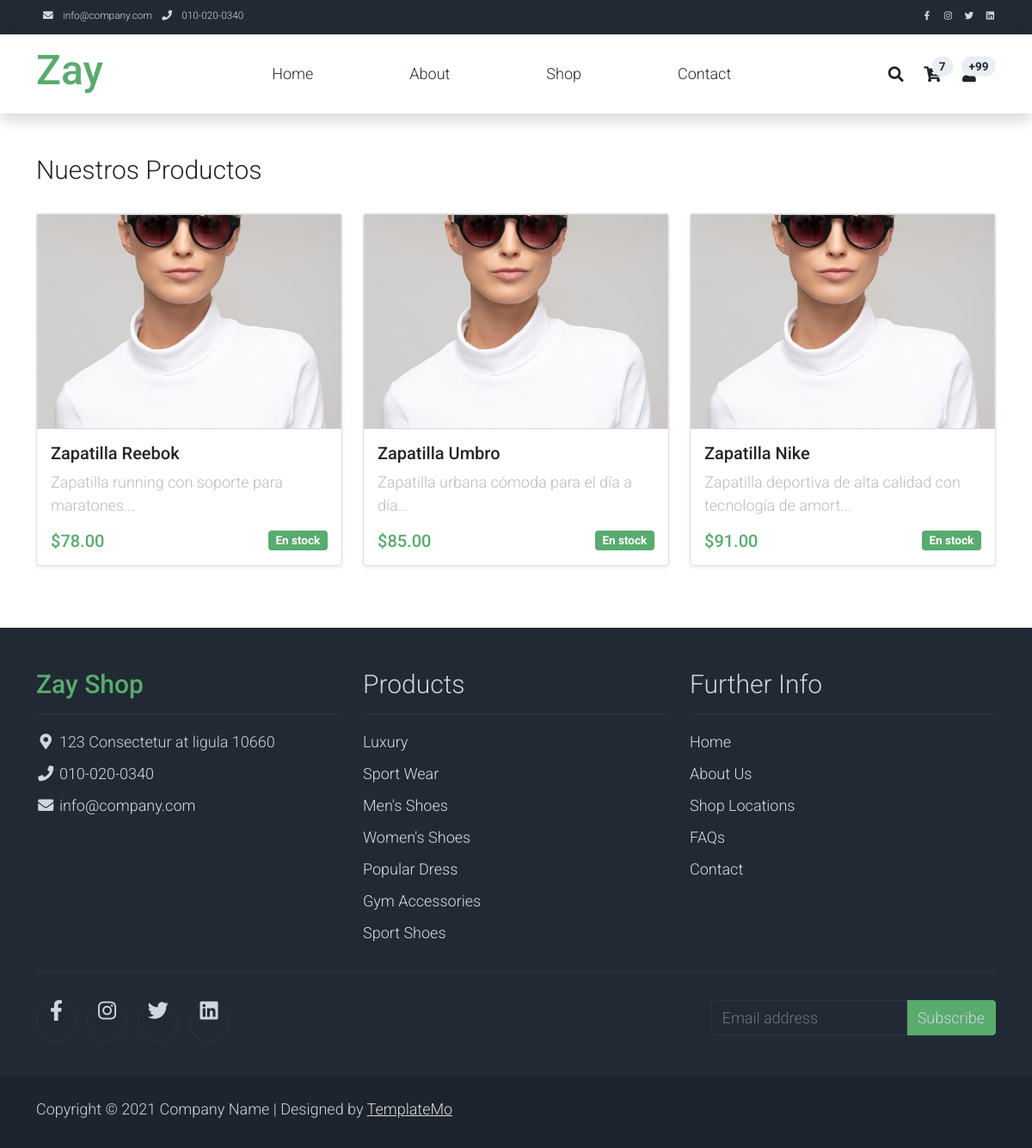
The page /shop.php on the database its author committed.
### tables this page shows
CREATE TABLE productos (
    id INT AUTO_INCREMENT PRIMARY KEY,
    nombre VARCHAR(255),
    descripcion TEXT,
    precio DECIMAL(10,2),
    imagen VARCHAR(255),
    stock INT DEFAULT 0,
    activo TINYINT(1) DEFAULT 1
);

### shop.php (called while the page is built, shortened)
<?php
include "View/includes/head.php";
include "View/includes/menu.php";
include "View/includes/header.php";
include "View/includes/shop.php";
include "View/includes/footer.php";
?>

### Data/dataProduct.php (called while the page is built, shortened)
<?php
class DataProduct {
    public function getAll() {
        try {
            $conexion = Conexion::conectar();
            $sql = "SELECT * FROM productos ORDER BY id DESC";
            $stmt = $conexion->prepare($sql);
            $stmt->execute();
            return $stmt->fetchAll(PDO::FETCH_ASSOC);
        } catch (PDOException $e) {
            error_log("Error al obtener productos: " . $e->getMessage());
            return [];
        }
    }
}
?>

### View/includes/shop.php (the view, shortened to what this page needs)
<?php
require_once __DIR__ . "/../../Data/dataProduct.php";
$dataProduct = new DataProduct();
$productos = $dataProduct->getAll();
?>
<div class="container py-5">
    <div class="row">
        <div class="col-lg-12">
            <h1 class="h2 pb-4">Nuestros Productos</h1>
        </div>
    </div>
    <div class="row">
        <?php if (!empty($productos)): ?>
            <?php foreach ($productos as $producto): ?>
            <div class="col-md-4 mb-4">
                <div class="card product-wap shadow-sm">
                    <div class="card rounded-0 position-relative overflow-hidden" style="height: 250px; background-color: #f5f5f5;">
                        <img class="card-img rounded-0 img-fluid w-100 h-100" src="View/img/shop_01.jpg" alt="<?php echo htmlspecialchars($producto['nombre']); ?>" style="object-fit: cover;">
                    </div>
                    <div class="card-body">
                        <h5 class="card-title"><?php echo htmlspecialchars($producto['nombre']); ?></h5>
                        <p class="card-text text-muted small">
                            <?php echo substr(htmlspecialchars($producto['descripcion']), 0, 60) . '...'; ?>
                        </p>
                        <div class="d-flex justify-content-between align-items-center mt-3">
                            <span class="h5 text-success mb-0">$<?php echo number_format($producto['precio'], 2); ?></span>
                            <span class="badge <?php echo $producto['stock'] > 0 ? 'bg-success' : 'bg-danger'; ?>">
                                <?php echo $producto['stock'] > 0 ? 'En stock' : 'Sin stock'; ?>
                            </span>
                        </div>
                    </div>
                </div>
            </div>
            <?php endforeach; ?>
        <?php endif; ?>
    </div>
</div>

### View/includes/head.php (shortened to what this page needs)
<head>
    <link rel="stylesheet" href="View/css/bootstrap.min.css">
    <link rel="stylesheet" href="View/css/templatemo.css">
    <link rel="stylesheet" href="View/css/custom.css">
    <link rel="stylesheet" href="View/css/fontawesome.min.css">
</head>

### View/includes/menu.php
<nav class="navbar navbar-expand-lg bg-dark navbar-light d-none d-lg-block" id="templatemo_nav_top">
    <div class="container text-light">
        <div class="w-100 d-flex justify-content-between">
            <div>
                <i class="fa fa-envelope mx-2"></i>
                <a class="navbar-sm-brand text-light text-decoration-none" href="mailto:info@company.com">info@company.com</a>
                <i class="fa fa-phone mx-2"></i>
                <a class="navbar-sm-brand text-light text-decoration-none" href="tel:010-020-0340">010-020-0340</a>
            </div>
            <div>
                <a class="text-light" href="https://fb.com/templatemo" target="_blank" rel="sponsored"><i class="fab fa-facebook-f fa-sm fa-fw me-2"></i></a>
                <a class="text-light" href="https://www.instagram.com/" target="_blank"><i class="fab fa-instagram fa-sm fa-fw me-2"></i></a>
                <a class="text-light" href="https://twitter.com/" target="_blank"><i class="fab fa-twitter fa-sm fa-fw me-2"></i></a>
                <a class="text-light" href="https://www.linkedin.com/" target="_blank"><i class="fab fa-linkedin fa-sm fa-fw"></i></a>
            </div>
        </div>
    </div>
</nav>

### View/includes/header.php (shortened to what this page needs)
<nav class="navbar navbar-expand-lg navbar-light shadow">
    <div class="container d-flex justify-content-between align-items-center">
        <a class="navbar-brand text-success logo h1 align-self-center" href="index.php">
            Zay
        </a>
        <div class="align-self-center collapse navbar-collapse flex-fill  d-lg-flex justify-content-lg-between" id="templatemo_main_nav">
            <div class="flex-fill">
                <ul class="nav navbar-nav d-flex justify-content-between mx-lg-auto">
                    <li class="nav-item">
                        <a class="nav-link" href="index.php">Home</a>
                    </li>
                    <li class="nav-item">
                        <a class="nav-link" href="about.php">About</a>
                    </li>
                    <li class="nav-item">
                        <a class="nav-link" href="shop.php">Shop</a>
                    </li>
                    <li class="nav-item">
                        <a class="nav-link" href="contact.php">Contact</a>
                    </li>
                </ul>
            </div>
            <div class="navbar align-self-center d-flex">
                <a class="nav-icon d-none d-lg-inline" href="#" data-bs-toggle="modal" data-bs-target="#templatemo_search">
                    <i class="fa fa-fw fa-search text-dark mr-2"></i>
                </a>
                <a class="nav-icon position-relative text-decoration-none" href="#">
                    <i class="fa fa-fw fa-cart-arrow-down text-dark mr-1"></i>
                    <span class="position-absolute top-0 left-100 translate-middle badge rounded-pill bg-light text-dark">7</span>
                </a>
                <a class="nav-icon position-relative text-decoration-none" href="#">
                    <span class="position-absolute top-0 left-100 translate-middle badge rounded-pill bg-light text-dark">+99</span>
                </a>
            </div>
        </div>
    </div>
</nav>

### View/includes/footer.php (shortened to what this page needs)
<footer class="bg-dark" id="tempaltemo_footer">
    <div class="container">
        <div class="row">
            <div class="col-md-4 pt-5">
                <h2 class="h2 text-success border-bottom pb-3 border-light logo">Zay Shop</h2>
                <ul class="list-unstyled text-light footer-link-list">
                    <li>
                        <i class="fas fa-map-marker-alt fa-fw"></i>
                        123 Consectetur at ligula 10660
                    </li>
                    <li>
                        <i class="fa fa-phone fa-fw"></i>
                        <a class="text-decoration-none" href="tel:010-020-0340">010-020-0340</a>
                    </li>
                    <li>
                        <i class="fa fa-envelope fa-fw"></i>
                        <a class="text-decoration-none" href="mailto:info@company.com">info@company.com</a>
                    </li>
                </ul>
            </div>
            <div class="col-md-4 pt-5">
                <h2 class="h2 text-light border-bottom pb-3 border-light">Products</h2>
                <ul class="list-unstyled text-light footer-link-list">
                    <li><a class="text-decoration-none" href="#">Luxury</a></li>
                    <li><a class="text-decoration-none" href="#">Sport Wear</a></li>
                    <li><a class="text-decoration-none" href="#">Men's Shoes</a></li>
                    <li><a class="text-decoration-none" href="#">Women's Shoes</a></li>
                    <li><a class="text-decoration-none" href="#">Popular Dress</a></li>
                    <li><a class="text-decoration-none" href="#">Gym Accessories</a></li>
                    <li><a class="text-decoration-none" href="#">Sport Shoes</a></li>
                </ul>
            </div>
            <div class="col-md-4 pt-5">
                <h2 class="h2 text-light border-bottom pb-3 border-light">Further Info</h2>
                <ul class="list-unstyled text-light footer-link-list">
                    <li><a class="text-decoration-none" href="#">Home</a></li>
                    <li><a class="text-decoration-none" href="#">About Us</a></li>
                    <li><a class="text-decoration-none" href="#">Shop Locations</a></li>
                    <li><a class="text-decoration-none" href="#">FAQs</a></li>
                    <li><a class="text-decoration-none" href="#">Contact</a></li>
                </ul>
            </div>
        </div>
        <div class="row text-light mb-4">
            <div class="col-12 mb-3">
                <div class="w-100 my-3 border-top border-light"></div>
            </div>
            <div class="col-auto me-auto">
                <ul class="list-inline text-left footer-icons">
                    <li class="list-inline-item border border-light rounded-circle text-center">
                        <a class="text-light text-decoration-none" target="_blank" href="http://facebook.com/"><i class="fab fa-facebook-f fa-lg fa-fw"></i></a>
                    </li>
                    <li class="list-inline-item border border-light rounded-circle text-center">
                        <a class="text-light text-decoration-none" target="_blank" href="https://www.instagram.com/"><i class="fab fa-instagram fa-lg fa-fw"></i></a>
                    </li>
                    <li class="list-inline-item border border-light rounded-circle text-center">
                        <a class="text-light text-decoration-none" target="_blank" href="https://twitter.com/"><i class="fab fa-twitter fa-lg fa-fw"></i></a>
                    </li>
                    <li class="list-inline-item border border-light rounded-circle text-center">
                        <a class="text-light text-decoration-none" target="_blank" href="https://www.linkedin.com/"><i class="fab fa-linkedin fa-lg fa-fw"></i></a>
                    </li>
                </ul>
            </div>
            <div class="col-auto">
                <div class="input-group mb-2">
                    <input type="text" class="form-control bg-dark border-light" id="subscribeEmail" placeholder="Email address">
                    <div class="input-group-text btn-success text-light">Subscribe</div>
                </div>
            </div>
        </div>
    </div>
    <div class="w-100 bg-black py-3">
        <div class="container">
            <div class="row pt-2">
                <div class="col-12">
                    <p class="text-left text-light">
                        Copyright &copy; 2021 Company Name
                        | Designed by <a rel="sponsored" href="https://templatemo.com" target="_blank">TemplateMo</a>
                    </p>
                </div>
            </div>
        </div>
    </div>
</footer>

### View/css/templatemo.css (style rules this page uses)
body, ul, li, p, a, label, input, div { font-family: 'Roboto', sans-serif; font-size: 18px !important; font-weight: 300 !important; }
.h1 { font-family: 'Roboto', sans-serif; font-size: 48px !important; font-weight: 200 !important; }
.h2 { font-family: 'Roboto', sans-serif; font-size: 30px !important; font-weight: 300; }
.logo { font-weight: 500 !important; }
.text-muted { color: #bcbcbc !important; }
.text-success { color: #59ab6e !important; }
.text-light { color: #cfd6e1 !important; }
.bg-dark { background-color: #212934 !important; }
.bg-light { background-color: #e9eef5 !important; }
.bg-black { background-color: #1d242d !important; }
.bg-success { background-color: #59ab6e !important; }
.btn-success { background-color: #59ab6e !important; border-color: #56ae6c !important; }
#templatemo_nav_top { min-height: 40px; }
#templatemo_nav_top * { font-size: .9em !important; }
#templatemo_main_nav a { color: #212934; }
#templatemo_main_nav .navbar .nav-icon { margin-right: 20px; }
.product-wap { box-shadow: 0px 5px 10px 0px rgba(0, 0, 0, 0.10); }
.form-control { border: 1px solid #e8e8e8; }
#tempaltemo_footer a { color: #dcdde1; }
#tempaltemo_footer ul.footer-link-list li { padding-top: 10px; }
#tempaltemo_footer ul.footer-icons li { width: 2.6em; height: 2.6em; line-height: 2.6em; }
#tempaltemo_footer .border-light { border-color: #2d343f !important; }
.product-wap .h3, .product-wap li, .product-wap i, .product-wap p { font-size: 12px !important; }
@media (min-width: 768px) { #templatemo_main_nav .navbar-nav { max-width: 450px; } }
@media (min-width: 992px) { #templatemo_main_nav .navbar-nav { max-width: 550px; } }
@media (min-width: 992px) { .product-wap .h3, .product-wap li, .product-wap i, .product-wap p { font-size: 18px !important; } }

### rows shown on the page
productos: nombre "Zapatilla Reebok", descripcion "Zapatilla running con soporte para maratones", precio "78.00", stock "En stock"
productos: nombre "Zapatilla Umbro", descripcion "Zapatilla urbana cómoda para el día a día", precio "85.00", stock "En stock"
productos: nombre "Zapatilla Nike", descripcion "Zapatilla deportiva de alta calidad con tecnología de amort", precio "91.00", stock "En stock"
